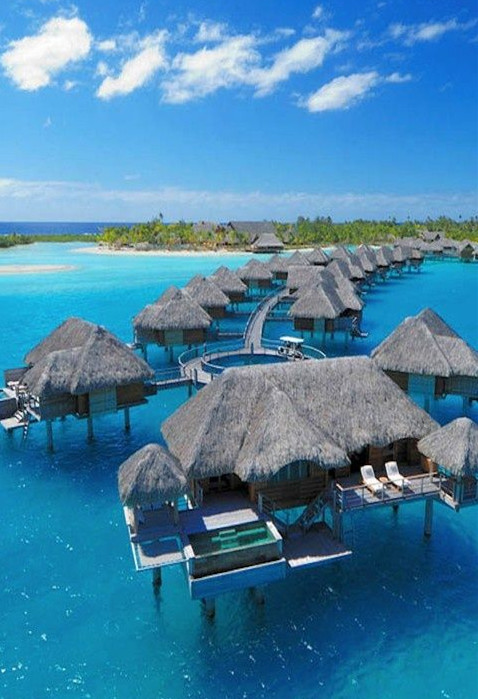
//> input picture Polygon bounding contour/Polygon bounding contour/1.jpg, 478 x 699 px
$ ./Polygon_bounding_contour   (built with g++ and OpenCV 4)
//> lines starting //> are read from the running program, lines starting //| are printed output that depends on the picture; after the words box and inside, x2 and y2 are one past the last pixel; in counts of white or black regions, pixels touching at a corner belong together
### Polygon bounding contour/Polygon bounding contour/stdafx.h
// stdafx.h : 标准系统包含文件的包含文件，
// 或是经常使用但不常更改的
// 特定于项目的包含文件
//

#pragma once

#include "targetver.h"

#include <stdio.h>
#include <tchar.h>


// TODO:  在此处引用程序需要的其他头文件

### Polygon bounding contour/Polygon bounding contour/Polygon bounding contour.cpp
// Polygon bounding contour.cpp : 定义控制台应用程序的入口点。
//

#include "stdafx.h"
#include <opencv2/opencv.hpp>
#include <iostream>

using namespace cv;
using namespace std;


//----------宏定义部分---------
#define WINDOWS_NAME1 "【彩色原图】"
#define WINDOWS_NAME2 "【灰度图】"
#define WINDOWS_NAME3 "【效果图】"

//------------全局变量声明----------
Mat g_srcImage, g_grayImage;
int g_nThresh = 20, g_nThresh_Max = 255;
RNG g_rng(12345);

//----------全局函数声明-----------
static void ShowHelpText();
void on_ContoursChange(int, void*);


int main()
{
	//改变界面的颜色并输出帮助信息
	system("color 2F");
	ShowHelpText();

	//载入原图 平滑处理 转化为灰度图 显示
	g_srcImage = imread("1.jpg");
//> g_srcImage is the input picture: 699 rows x 478 cols, CV_8UC3; mean B, G, R 166.1, 131, 70.6
	if (!g_srcImage.data)
	{
		printf("cannot find the file!Plese check the file\n");
		return false;
	}
	imshow(WINDOWS_NAME1, g_srcImage);


	cvtColor( g_srcImage, g_grayImage, COLOR_BGR2GRAY);
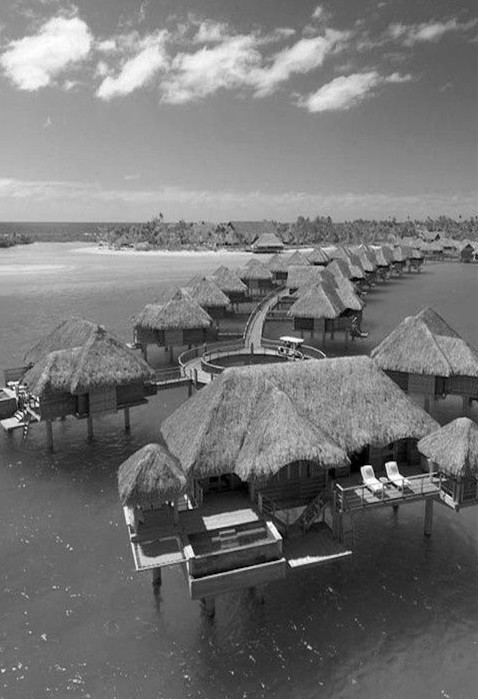
//> g_grayImage: 699 rows x 478 cols, CV_8UC1; min 0, max 255, mean 117
	blur( g_grayImage, g_grayImage, Size(3,3));

	namedWindow(WINDOWS_NAME2, WINDOW_AUTOSIZE);
	imshow(WINDOWS_NAME2, g_grayImage);

	//设置阈值滑动条并调用处理函数
	createTrackbar("阈值", WINDOWS_NAME2, &g_nThresh, g_nThresh_Max, on_ContoursChange);
	on_ContoursChange(0,0);

	waitKey(0);

    return 0;
}

//----------【on_ContoursChange（）函数】----------
void on_ContoursChange(int, void*)
{
	//定义一些参数
	Mat threshhold_output;
	vector<vector<Point>>contours;
	vector<Vec4i>hierarchy;

	//使用Threshold函数检测边缘
	threshold(g_grayImage, threshhold_output,g_nThresh, 255, THRESH_BINARY);
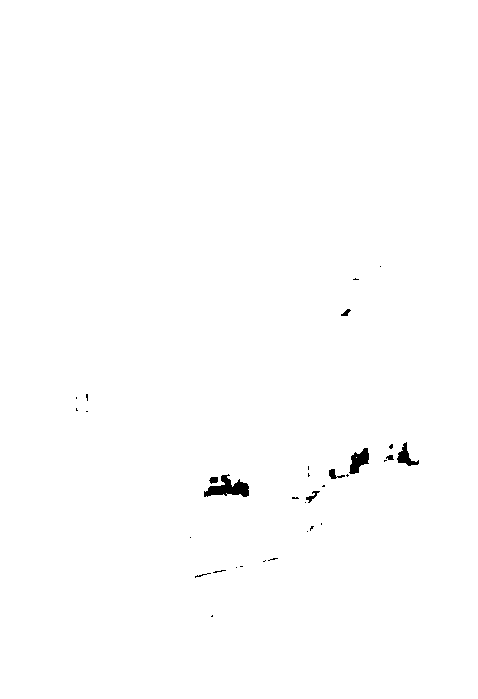
//> threshhold_output: 699 rows x 478 cols, CV_8UC1; 99.6% white; 33 black regions (24 under 20 px)

	//找出轮廓
	findContours(threshhold_output, contours, hierarchy, RETR_TREE, CHAIN_APPROX_SIMPLE, Point(0, 0));
//> contours = 39 contours, 26 with area under 20; largest, box (x1, y1, x2, y2) and area: (0, 0, 478, 699) 332946, (203, 473, 250, 498) 600, (348, 447, 370, 475) 340, (396, 441, 420, 467) 250, (305, 490, 321, 504) 81

	//多边形逼近轮廓 + 获取矩形和圆形边界框
	vector<vector<Point>>contours_poly( contours.size());
//> contours_poly = 39 empty contours
	vector<Rect>boundRect( contours.size());
	vector<Point2f>center( contours.size());
	vector<float>radius( contours.size());

	//遍历图向的所有部分
	for (unsigned i = 0; i < contours.size(); i++)
	{
		//用指定精度逼近多边形曲线
		approxPolyDP(Mat(contours[i]), contours_poly[i], 3, true);
		//计算点集的最外面（up-right）矩形边界
		boundRect[i] = boundingRect( Mat(contours_poly[i]));
		//对于给定2D点集，寻找最小面积的包围圆形
		minEnclosingCircle(contours_poly[i], center[i], radius[i] );
	}
//> this loop made 39 passes

	//绘制多边形轮廓 ＋　包围的矩形框　＋　圆形框
	Mat drawing = Mat::zeros( threshhold_output.size(), CV_8UC3 );
	for (unsigned i = 0; i < contours.size(); i++)
	{
		Scalar color = Scalar( g_rng.uniform(0,255), g_rng.uniform(0, 255), g_rng.uniform(0, 255));
		//绘制轮廓
		drawContours( drawing, contours_poly, i, color, 1, 8, vector<Vec4i>(), 0, Point());
		//绘制矩形框
		rectangle( drawing, boundRect[i].tl(), boundRect[i].br(), color, 2, 8, 0 );
		//绘制圆形框
		circle(drawing, center[i], (int)radius[i], color, 2, 8, 0);


	}
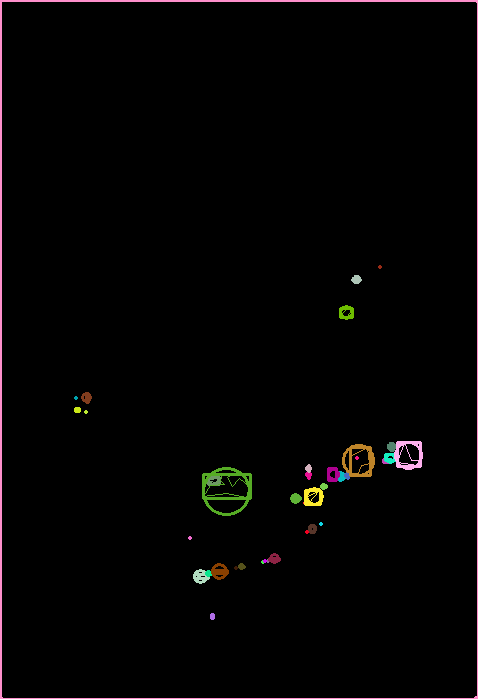
//> drawing: 699 rows x 478 cols, CV_8UC3; mean B, G, R 3.2, 3.2, 4.4

	//显示效果窗口
	namedWindow( WINDOWS_NAME3, WINDOW_AUTOSIZE);
	imshow( WINDOWS_NAME3, drawing);

}
//-----------------------------------【ShowHelpText( )函数】----------------------------------
//      描述：输出一些帮助信息
//----------------------------------------------------------------------------------------------
static void ShowHelpText()
{
	//输出欢迎信息和OpenCV版本
	printf("\n\n\t\t\t   当前使用的OpenCV版本为：" CV_VERSION);
	printf("\n\n  ----------------------------------------------------------------------------\n");

	//输出一些帮助信息
	printf("\n\n\n\t欢迎来到【创建包围轮廓的矩形和圆形边界框】示例程序~\n\n");
	printf("\n\n\t按键操作说明: \n\n"
		"\t\t键盘按键【ESC】- 退出程序\n\n"
		"\t\t滑动滚动条 - 改变阈值\n\n");
}
